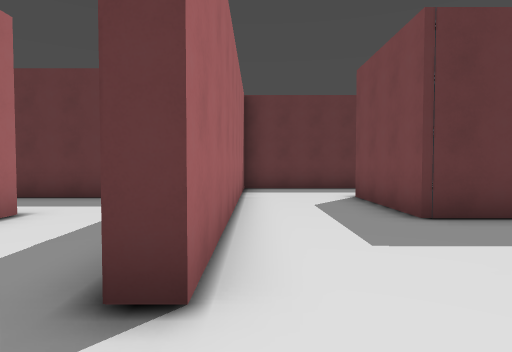
view 1 (above)

16 first-person views from a walk through a 3-D level made in the Godot game engine. The camera is 1.5 m above the floor, tilts 2° down and sees 75° across. The floor is counted in squares, 2 m on a side. Each view is taken from the middle of a square. On the plan, view 1 faces up. The plan holds only what a view shows up to about 11 squares ahead; the rest is blank. The place goes on beyond the plan. Some surface patterns are stand-ins.

view 2
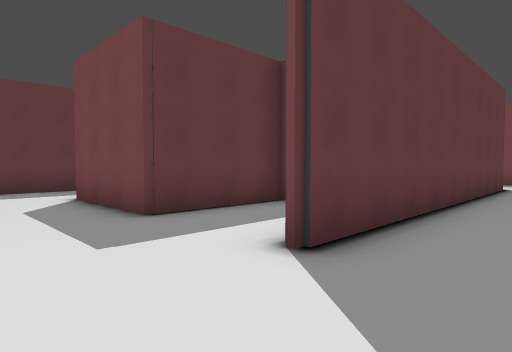

view 3
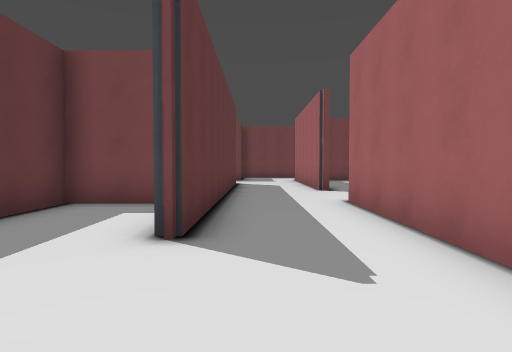

view 4
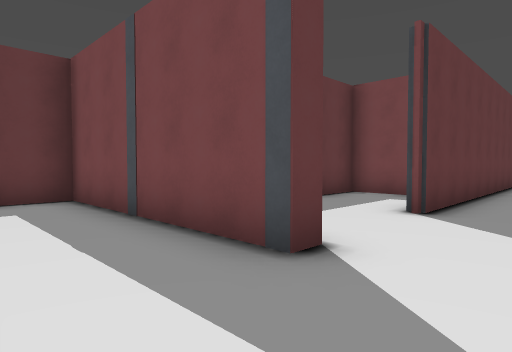

view 5
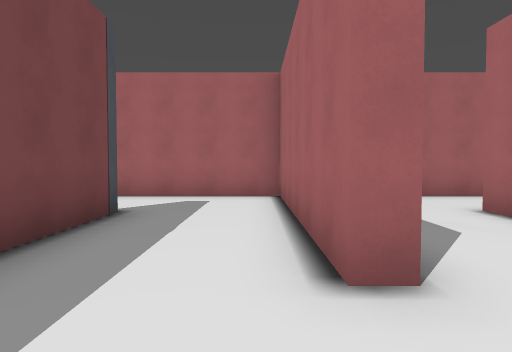

view 6
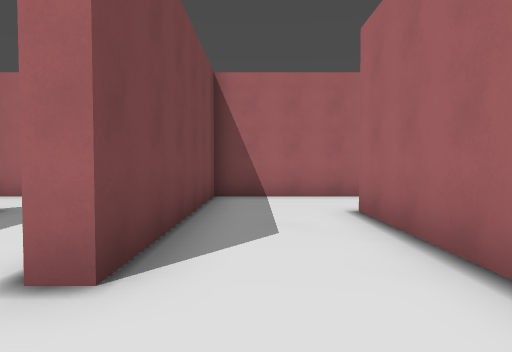

view 7
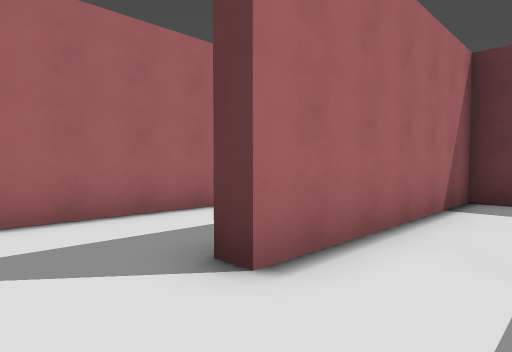

view 8
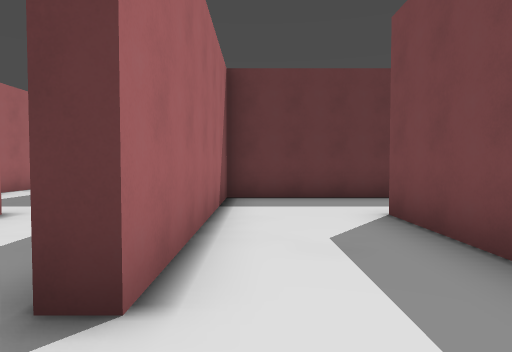

view 9
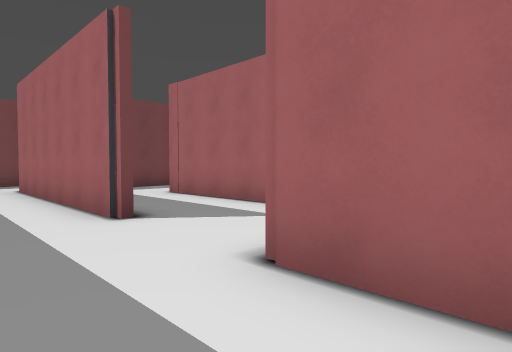

view 10
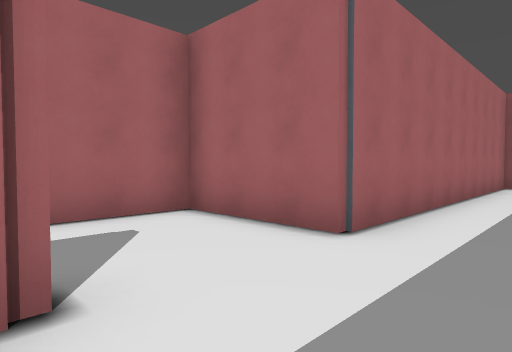

view 11
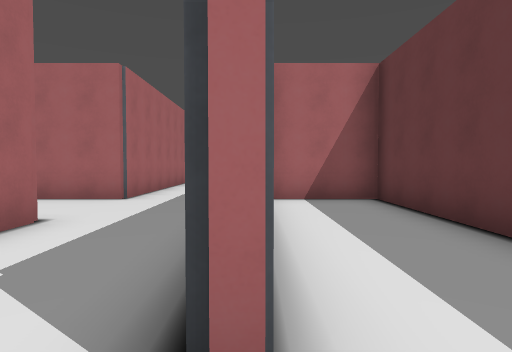

view 12
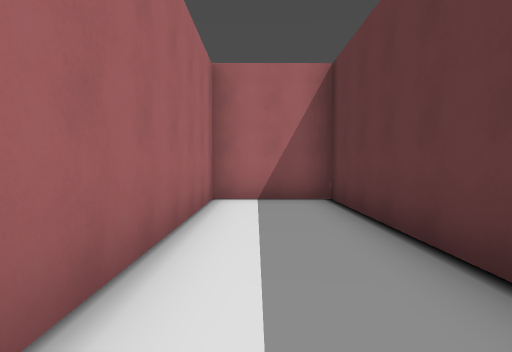

view 13
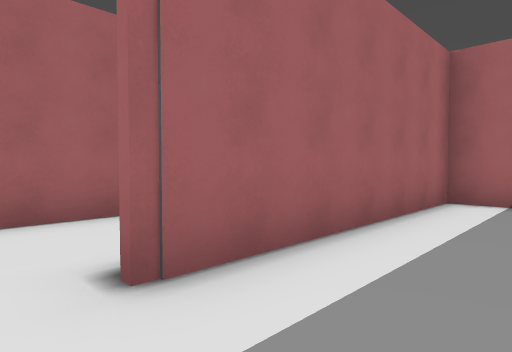

view 14
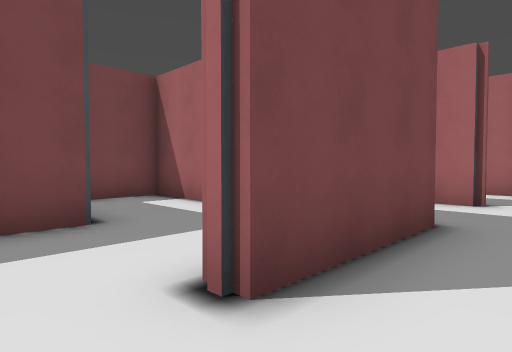

view 15
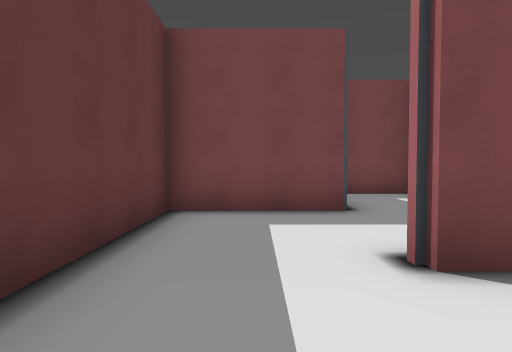

view 16
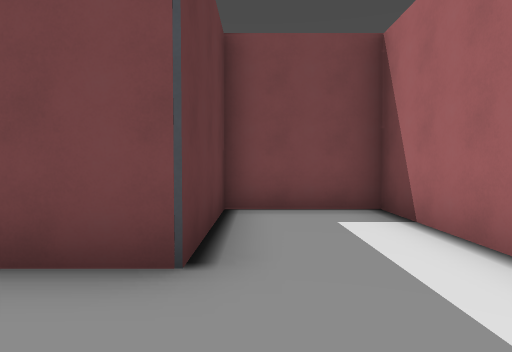

### Floor plan
Ten units are one square. View 1 is at (0, 0); x grows to the right and y downward. Boxes are objects, and circles mark ways between rooms. Rooms are numbered by the first view taken in them; rooms with no view inside come last. Other rooms are left out.
<svg viewBox="-75 -109 215 154">
<path fill="none" stroke="#000" d="M54 -29 54 -46 23 -46 23 -77M22 -21 31 -21M-4 8 58 8M85 8 135 8M25 -104 -4 -104 -4 -18M120 -18 22 -18M-4 -18 -8 -18 -8 -75 -67 -75 -67 -18M-64 8 -40 8 -40 -49 -36 -49 -36 8 -4 8M110 -46 58 -46 58 -21 121 -21M56 -49 85 -49 85 -75 54 -75 54 -104 25 -104M23 -77 29 -77M58 8 58 38 121 38"/>
<circle cx="-10" cy="-5" r="3" fill="#2a7"/>
<circle cx="130" cy="-20" r="3" fill="#2a7"/>
<circle cx="20" cy="-85" r="3" fill="#2a7"/>
<circle cx="75" cy="10" r="3" fill="#2a7"/>
<text x="40" y="-30">1</text>
<text x="-30" y="-40">2</text>
<text x="100" y="-40">3</text>
<text x="50" y="-70">4</text>
<text x="100" y="20">5</text>
</svg>
Room 1 opens to room 2. Room 1 opens to room 3. Room 1 opens to room 4. Room 1 opens to room 5.

Where each view was taken, in squares from view 1:
view 1: 0 up, 0 right, facing up
view 2: 0 up, 0 right, facing up-right
view 3: 1 up, 1 left, facing right
view 4: 0 up, 3 left, facing up-right
view 5: 7 up, 3 left, facing down
view 6: 7 up, 5 left, facing down
view 7: 0 up, 5 left, facing up-left
view 8: 0 up, 6 left, facing up
view 9: 1 up, 4 right, facing down-right
view 10: 1 up, 9 right, facing down-left
view 11: 2 up, 13 right, facing left
view 12: 3 up, 13 right, facing left
view 13: 4 up, 13 right, facing down-left
view 14: 9 up, 1 right, facing down-right
view 15: 9 up, 0 right, facing right
view 16: 7 up, 3 right, facing right
